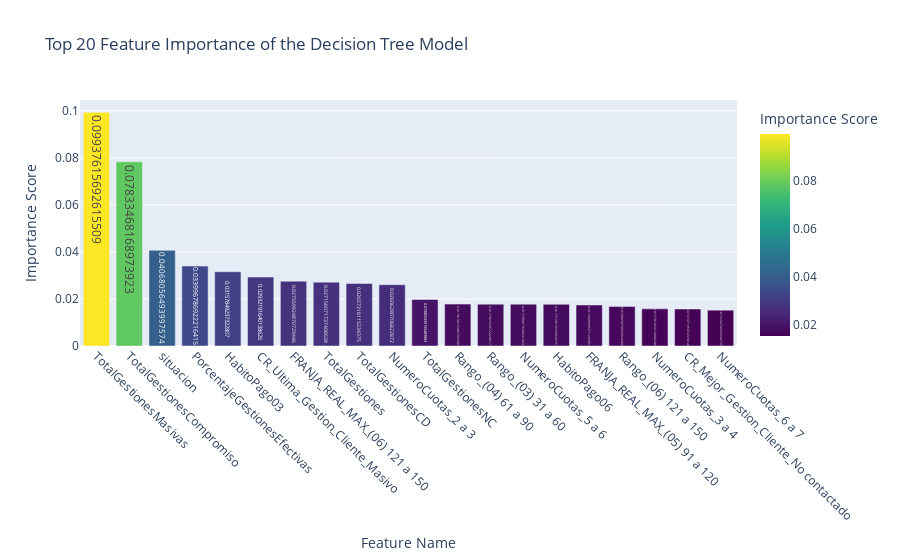

Notebook cell for this chart:
### Markdown cell above
## ***Feature Importances***

### Code cell
# Extract feature importances from the trained model
importances = xg_model.feature_importances_

# Create a DataFrame for easier plotting
feature_names = X_train.columns  # Use the features from the final training set
importance_df = pd.DataFrame({
    'Feature': feature_names,
    'Importance': importances
})

# Sort by importance and select the top 20
importance_df = importance_df.sort_values(by='Importance', ascending=False).head(20)

# Plot the feature importance using Plotly
fig = px.bar(importance_df, 
             x='Feature', 
             y='Importance', 
             title='Top 20 Feature Importance of the Decision Tree Model',
             labels={'Feature': 'Feature Name', 'Importance': 'Importance Score'},
             color='Importance',  # Color bars based on importance
             color_continuous_scale='Viridis',  # Use a color scale for better visualization
             text='Importance')  # Display importance values on the bars

# Rotate X-axis labels for better readability
fig.update_layout(xaxis_tickangle=45)

# Show the plot
fig.show()

### Figure 1 — Plotly figure (JSON) as saved in the notebook; plotly's stock layout.template omitted (floating-point values rounded to 4 significant figures)
{"data": [{"alignmentgroup": "True", "hovertemplate": "Feature Name=%{x}<br>Importance Score=%{marker.color}<extra></extra>", "legendgroup": "", "marker": {"color": [0.09938, 0.07833, 0.04068, 0.034, 0.03158, 0.02932, 0.02756, 0.02716, 0.02657, 0.02606, 0.01981, 0.01781, 0.01779, 0.01779, 0.01771, 0.01744, 0.0168, 0.01579, 0.01575, 0.01523], "coloraxis": "coloraxis", "pattern": {"shape": ""}}, "name": "", "offsetgroup": "", "orientation": "v", "showlegend": false, "text": [0.09938, 0.07833, 0.04068, 0.034, 0.03158, 0.02932, 0.02756, 0.02716, 0.02657, 0.02606, 0.01981, 0.01781, 0.01779, 0.01779, 0.01771, 0.01744, 0.0168, 0.01579, 0.01575, 0.01523], "textposition": "auto", "type": "bar", "x": ["TotalGestionesMasivas", "TotalGestionesCompromiso", "situacion", "PorcentajeGestionesEfectivas", "HabitoPago03", "CR_Ultima_Gestion_Cliente_Masivo", "FRANJA_REAL_MAX_(06) 121 a 150", "TotalGestiones", "TotalGestionesCD", "NumeroCuotas_2 a 3", "TotalGestionesNC", "Rango_(04) 61 a 90", "Rango_(03) 31 a 60", "NumeroCuotas_5 a 6", "HabitoPago06", "FRANJA_REAL_MAX_(05) 91 a 120", "Rango_(06) 121 a 150", "NumeroCuotas_3 a 4 ", "CR_Mejor_Gestion_Cliente_No contactado", "NumeroCuotas_6 a 7"], "xaxis": "x", "y": [0.09938, 0.07833, 0.04068, 0.034, 0.03158, 0.02932, 0.02756, 0.02716, 0.02657, 0.02606, 0.01981, 0.01781, 0.01779, 0.01779, 0.01771, 0.01744, 0.0168, 0.01579, 0.01575, 0.01523], "yaxis": "y"}], "layout": {"barmode": "relative", "coloraxis": {"colorbar": {"title": {"text": "Importance Score"}}, "colorscale": [[0, "#440154"], [0.1111, "#482878"], [0.2222, "#3e4989"], [0.3333, "#31688e"], [0.4444, "#26828e"], [0.5556, "#1f9e89"], [0.6667, "#35b779"], [0.7778, "#6ece58"], [0.8889, "#b5de2b"], [1, "#fde725"]]}, "legend": {"tracegroupgap": 0}, "title": {"text": "Top 20 Feature Importance of the Decision Tree Model"}, "xaxis": {"anchor": "y", "domain": [0, 1], "tickangle": 45, "title": {"text": "Feature Name"}}, "yaxis": {"anchor": "x", "domain": [0, 1], "title": {"text": "Importance Score"}}}}
